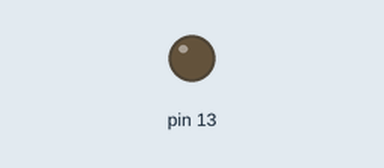
Recording of a sketch running on a simulated Arduino Uno, built with avr-gcc and run on an emulated ATmega328P. Parts: output pins drawn as LEDs (lit = HIGH). What the sketch prints to the serial monitor is not drawn.

Above: at 0.85 s.
At 8.95 s:
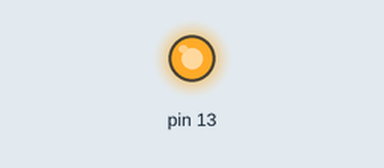
Timing chart, 0 to 9.4 s (numbered marks = the images above):
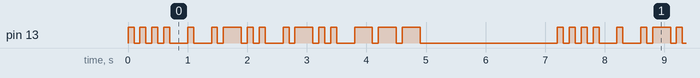

Measured:
- by itself, pin 13: moves between LOW and HIGH, repeating every 7.2 s
- by itself, everything shown: repeats every 7.2 s, in 32 steps

The sketch:

Morse_Decode.ino
```cpp
char* Morse_Code[] = {
  "*-", "-***", "*--", "--*", "-**", "*", "***-", "--**", "**", "*---", "-*-", "*-**", "--", "-*", "---", "*--*", "*-*", "***", "-", "**-", "**-*", "****", "-*-*", "---*", "----", "--*-", "-*--", "-**-", "**-**", "**--", "*-*-",
  "*----", "**---", "***--", "****-", "*****", "-****", "--***", "---**", "----*", "-----",
  "......", "*-*-*-", "---***", "-*-*-", "-*--*-", "*----*", "*-**-*", "-****-", "-**-*", "**--**", "--**--",
  "-***-", "********", "*--*-*", "**-*-",
  ""
};

char* ENG[] = {
  "a", "b", "w", "g", "d", "e", "v", "z", "i", "j", "k", "l", "m", "n", "o", "p", "r", "s", "t", "u", "f", "h", "c", "ö", "ch", "q", "y", "x", "é", "ü", "ä",
  "1", "2", "3", "4", "5", "6", "7", "8", "9", "0",
  ".", ",", ":", ";", "(", "\'", "\"", "-", "/", "?", "!",
  " *DELIMITER* ", " *ERR* ", "@", " *END* ",
  ""
};

String Text;

void ConventToMorse(char* str, int led) {
  pinMode(led, OUTPUT);
  int n = 0;
  while (str[n] != '\0') {
    n++;
  }
  int* New_Code = new int [n];
  for (int i = 0; str[i] != '\0'; i++) {
    for (int j = 0; ENG[j] != ""; j++) {
      for (int k = 0; ENG[j][k] != '\0'; k++) {
        if (str[i + k] != ENG[j][k]) {
          break;
        };
        if (ENG[j][k + 1] == '\0') {
          New_Code[i] = j;
        };
      };
    };
  };
  Serial.print("Convent To Morse: ");
  for (int i = 0; i < n; i++) {
    for (int j = 0; Morse_Code[New_Code[i]][j] != '\0'; j++) {
      if (Morse_Code[New_Code[i]][j] == '*') {
        Serial.print("*");
        if (led) {
          digitalWrite(led, HIGH);
        };
        delay(100);
        digitalWrite(led, LOW);
      };
      if (Morse_Code[New_Code[i]][j] == '-') {
        Serial.print("-");
        if (led) {
          digitalWrite(led, HIGH);
        };
        delay(300);
        digitalWrite(led, LOW);
      };
      delay(100);
    };
    Serial.print(" ");
    delay(200);
  };
  Serial.print("\n");
  delete [] New_Code;
};

void setup() {
  Serial.begin(9600);
};

void loop() {
  ConventToMorse("hello", 13);
  delay(2000);
};
```
